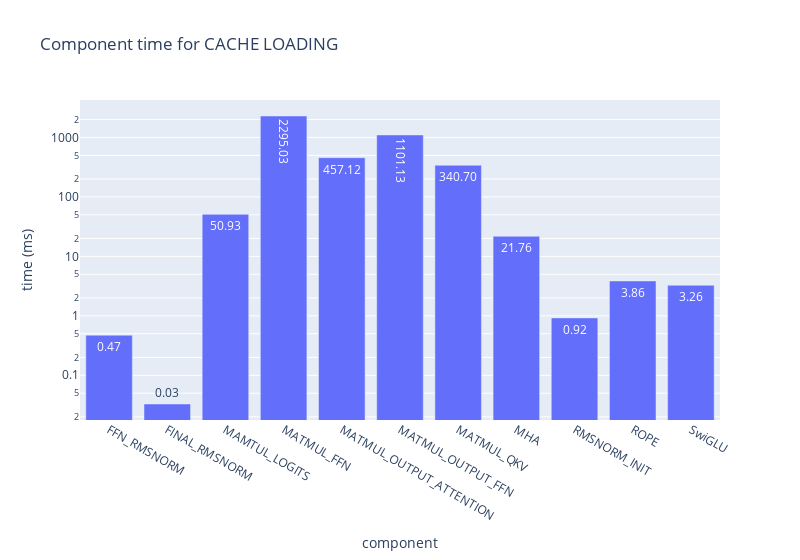

Source (notebook cell):
### Code cell
df_2 = pd.DataFrame({
    "component": list(json2.keys()),
    "time (ms)": [values[1] if isinstance(values, list) and values else None for values in json2.values()]
})
df = df.dropna()

fig = px.bar(
    df,
    x="component",
    y="time (ms)",
    title="Component time for CACHE LOADING",
    log_y=True,
    width=800,
    text_auto=".2f"
)
fig.show()

### Figure 1 — Plotly figure (JSON) as saved in the notebook; plotly's stock layout.template omitted (floating-point values rounded to 4 significant figures)
{"data": [{"hovertemplate": "component=%{x}<br>time (ms)=%{y}<extra></extra>", "legendgroup": "", "marker": {"color": "#636efa", "pattern": {"shape": ""}}, "name": "", "orientation": "v", "showlegend": false, "textposition": "auto", "texttemplate": "%{y:.2f}", "type": "bar", "x": ["FFN_RMSNORM", "FINAL_RMSNORM", "MAMTUL_LOGITS", "MATMUL_FFN", "MATMUL_OUTPUT_ATTENTION", "MATMUL_OUTPUT_FFN", "MATMUL_QKV", "MHA", "RMSNORM_INIT", "ROPE", "SwiGLU"], "xaxis": "x", "y": [0.4721, 0.0329, 50.93, 2295.0, 457.1, 1101.0, 340.7, 21.76, 0.9222, 3.86, 3.264], "yaxis": "y"}], "layout": {"barmode": "relative", "legend": {"tracegroupgap": 0}, "title": {"text": "Component time for CACHE LOADING"}, "width": 800, "xaxis": {"anchor": "y", "domain": [0, 1], "title": {"text": "component"}}, "yaxis": {"anchor": "x", "domain": [0, 1], "title": {"text": "time (ms)"}, "type": "log"}}}
